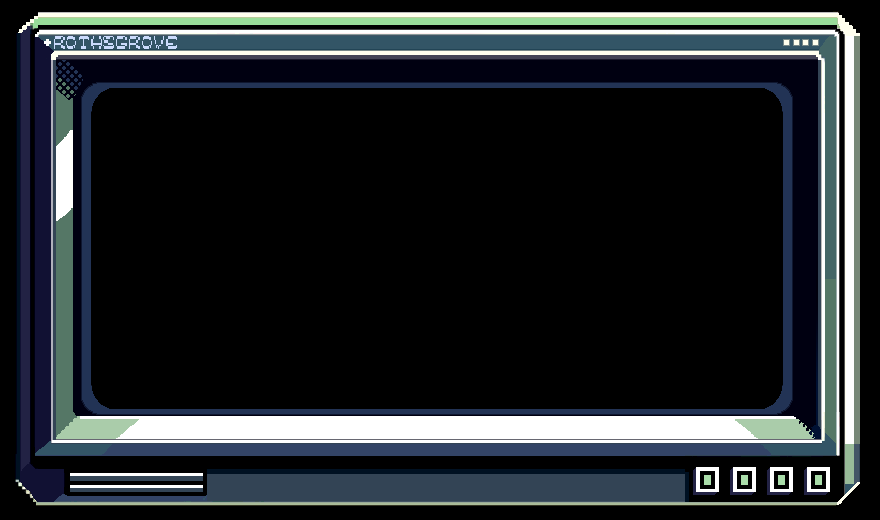
#> input picture space/assets/img/objects/terminal_screen.png, 880 x 520 px
$ python generate.py
#> lines starting #> are read from the running program, lines starting #| are printed output that depends on the picture; after the words box and inside, x2 and y2 are one past the last pixel; in counts of white or black regions, pixels touching at a corner belong together
"""Deterministic terminal bezel art. Does not change or import game code.

The original screen's connected black pixel region is protected verbatim.
All lettering and surface glyphs use the game's native 8x16 TeleSys cells.
"""
from collections import deque
import hashlib
import json
from pathlib import Path

import numpy as np
from PIL import Image, ImageDraw, ImageFont

ROOT = Path(__file__).resolve().parent
IMG = ROOT.parents[1]
SOURCE = IMG / "objects" / "terminal_screen.png"
FONT = IMG.parent / "fonts" / "TeleSys.ttf"
font = ImageFont.truetype(str(FONT), 16)

PALETTES = {
    "ship": dict(dark="#06100f", recess="#0b1a19", shadow="#10292c", face="#173c40",
                 mid="#28595b", edge="#50817b", light="#b1c9c3", white="#e2ecda",
                 accent="#77bfcf", dim="#155352", signal="#99dd99", warning="#cfc041"),
    "market": dict(dark="#16140c", recess="#242314", shadow="#343921", face="#484c2c",
                   mid="#666544", edge="#98875f", light="#c7bb8b", white="#eee4ba",
                   accent="#d7b75b", dim="#65603c", signal="#99ba80", warning="#c68a48"),
    "docking": dict(dark="#10171c", recess="#19232b", shadow="#24343c", face="#344650",
                    mid="#4d6469", edge="#738d8b", light="#b1c9c3", white="#e2e4cb",
                    accent="#e99f10", dim="#445c62", signal="#99bb99", warning="#a64a2e"),
}


def screen_mask(src):
    data=np.array(src)
    seen=np.zeros(data.shape[:2],dtype=bool)
    q=deque([(260,440)])
    seen[260,440]=True
    target=data[260,440]
    while q:
        y,x=q.popleft()
        for yy,xx in ((y-1,x),(y+1,x),(y,x-1),(y,x+1)):
            if 0<=xx<880 and 0<=yy<520 and not seen[yy,xx] and np.array_equal(data[yy,xx],target):
                seen[yy,xx]=True
                q.append((yy,xx))
    return seen


class Bezel:
    def __init__(self,kind,src,mask):
        self.kind=kind
        self.p=PALETTES[kind]
        self.src=src
        self.mask=mask
        self.im=Image.new("RGBA",src.size,(0,0,0,255))
        self.draw=ImageDraw.Draw(self.im)
        self.cells=[]

    def rect(self,box,color):
        self.draw.rectangle(box,fill=self.p.get(color,color))

    def line(self,points,color,width=1):
        self.draw.line(points,fill=self.p.get(color,color),width=width)

    def panel(self,box,color="face",chamfer=6):
        x0,y0,x1,y1=box
        c=chamfer
        pts=[(x0+c,y0),(x1-c,y0),(x1,y0+c),(x1,y1-c),
             (x1-c,y1),(x0+c,y1),(x0,y1-c),(x0,y0+c)]
        self.draw.polygon(pts,fill=self.p[color])
        self.line(pts[:3],"edge",2)
        self.line(pts[3:7],"dark",2)
        self.line([pts[7],pts[0]],"edge",2)

    def text(self,x,y,text,color="light",scale=1):
        # Literal glyph masks: no antialiasing or resampling except integer nearest.
        for index,ch in enumerate(text):
            assert 32<=ord(ch)<=126
            tile=Image.new("1",(8,16),0)
            d=ImageDraw.Draw(tile)
            d.fontmode="1"
            d.text((0,0),ch,font=font,fill=1)
            if scale!=1:
                tile=tile.resize((8*scale,16*scale),Image.Resampling.NEAREST)
            px=x+index*8*scale
            self.im.paste(self.p[color],(px,y),tile)
            self.cells.append(dict(x=px,y=y,glyph=ch,color=self.p[color],scale=scale))

    def screw(self,x,y):
        self.rect((x-4,y-3,x+4,y+3),"dark")
        self.rect((x-3,y-4,x+3,y+4),"dark")
        self.rect((x-3,y-2,x+2,y+2),"edge")
        self.line([(x-2,y),(x+2,y)],"recess")

    def glyph_panel(self,x,y,lines,color="dim"):
        for row,line in enumerate(lines):
            self.text(x,y+row*16,line,color)

    def keys(self,labels):
        for i,ch in enumerate(labels):
            x=704+i*32
            self.panel((x,458,x+25,488),"dark",3)
            self.rect((x+3,461,x+21,482),"mid")
            self.line([(x+3,461),(x+21,461),(x+21,479)],"light")
            self.text(x+8,464,ch,"white")

    def base(self):
        # Shared shell footprint; opening is carved from the exact source pixel mask.
        self.panel((16,12,860,505),"shadow",20)
        self.panel((24,18,852,497),"face",16)
        self.line([(40,18),(836,18),(850,32)],"light",2)
        self.line([(26,39),(26,479),(41,494)],"mid",3)
        self.line([(851,38),(851,480),(837,496),(44,496)],"dark",4)
        self.panel((38,28,837,74),"recess",6)
        self.line([(104,28),(805,28)],"edge")
        self.line([(104,72),(805,72)],"dark",2)

        # Thin character rails bind the NES shell to the terminal character language.
        self.text(104,16,"+"+"="*86+"+","dim")
        self.text(104,416,"+"+"-"*86+"+","edge")
        for y in range(112,401,16):
            self.text(64,y,":" if (y//16)%3 else "|","edge")
            self.text(800,y,":" if (y//16)%3 else "|","dim")

        # Exact rounded glass geometry, expressed as stepped pixel-distance bands.
        yy,xx=np.indices(self.mask.shape)
        dilations=[]
        for radius in (12,8,4,2):
            grown=np.zeros_like(self.mask)
            for dy in range(-radius,radius+1):
                for dx in range(-radius,radius+1):
                    if dx*dx+dy*dy>radius*radius:
                        continue
                    y0,y1=max(0,dy),min(520,520+dy)
                    x0,x1=max(0,dx),min(880,880+dx)
                    grown[y0:y1,x0:x1]|=self.mask[y0-dy:y1-dy,x0-dx:x1-dx]
            dilations.append(grown)
        pixels=np.array(self.im)
        for grown,color in zip(dilations,("dark","mid","recess","dark")):
            pixels[grown]=(*ImageColorRGB(self.p[color]),255)
        # A restrained upper-left glint; still no pixels enter the protected screen.
        rim=dilations[1] & ~dilations[2] & ((yy<95)|(xx<87))
        pixels[rim]=(*ImageColorRGB(self.p["edge"]),255)
        pixels[self.mask]=np.array(self.src)[self.mask]
        self.im=Image.fromarray(pixels)
        self.draw=ImageDraw.Draw(self.im)
        for x,y in ((40,34),(835,34),(40,483),(835,483)):
            self.screw(x,y)

    def ship(self):
        self.text(112,32,"SHIP TERMINAL","white",2)
        self.glyph_panel(592,32,["+-- NAV / COMMS --+","| : . + . : . : |"],"accent")
        self.glyph_panel(56,32,[" /\\ ","<||>"," \\/ "],"accent")
        # Narrow repeated ASCII ribs on the outside rails.
        for x in (32,816):
            for y in (112,208,304):
                self.panel((x-3,y-4,x+25,y+62),"recess",4)
                self.glyph_panel(x,y,["+-+","|:|","|:|","+-+"],"dim")
                self.text(x+8,y+16,"=","accent")
        self.panel((48,437,232,489),"recess",5)
        self.glyph_panel(64,440,[".---+---.   . : .", "| . | . | --+--*", "'---+---'   : . :"],"edge")
        self.text(104,456,"*","accent")
        self.panel((248,437,682,489),"shadow",6)
        self.text(264,440,"NAVIGATION / COMMUNICATIONS / SYSTEMS","light")
        self.text(264,464,"[::]--+--[::]--+--[::]--+--[::]","dim")
        self.line([(266,484),(652,484)],"mid",2)
        for x in range(272,656,16):
            self.rect((x,483,x+2,487),"edge")
        self.keys("+*:=")

    def market(self):
        self.text(112,32,"MARKET TERMINAL","white",2)
        self.glyph_panel(616,32,["+-- EXCHANGE --+","|::|::|::|::|::|"],"accent")
        self.glyph_panel(56,32,["/==\\","|$$|","\\==/"],"accent")
        # Brass register side plates with literal ledger ticks and engraved columns.
        for x in (32,816):
            self.panel((x-3,100,x+25,402),"recess",4)
            for y in range(112,385,16):
                self.text(x,y,"|=|" if y%48==16 else "|:|","dim")
            for y in (128,240,352):
                self.text(x+8,y,"$","accent")
        # A recessed paper/ledger cassette rendered as ASCII, not fake screen text.
        self.panel((48,437,240,490),"recess",5)
        self.glyph_panel(64,440,["+----+----+----+----+","|::::|::::|::::|::::|","+====+====+====+====+"],"edge")
        self.panel((256,437,682,489),"shadow",6)
        self.text(272,440,"TRADE / LEDGER / CARGO","light")
        self.text(272,464,"[$] :: [#] :: [=] :: [$] :: [#]","accent")
        for x in range(268,661,8):
            self.rect((x,486,x+1,487),"edge")
        self.keys("$#=+")
        for x in (52,792):
            self.line([(x,84),(x,414)],"mid",2)
            self.line([(x+3,84),(x+3,414)],"dark")

    def docking(self):
        self.text(112,32,"DOCKING TERMINAL","white",2)
        self.glyph_panel(640,32,["+-- PORT --+","|[ ] <> [ ]|"],"accent")
        self.glyph_panel(56,32,["[||]",">  <","[__]"],"accent")
        # Mechanical clamps plus ASCII caution bands; muted surfaces, amber marks.
        for x in (28,812):
            for y in (112,304):
                self.panel((x-3,y-10,x+33,y+87),"mid",6)
                self.rect((x+2,y-5,x+28,y+4),"accent")
                self.rect((x+2,y+68,x+28,y+77),"accent")
                self.glyph_panel(x+4,y+8,["[|]","[|]","[|]"],"dark")
                self.text(x+4,y+56,"///","warning")
        self.panel((48,437,248,490),"recess",4)
        self.glyph_panel(64,440,["+---+         +---+","| : | >  <  > | : |","+---+         +---+"],"edge")
        self.text(112,456,">  <","accent")
        self.panel((264,437,682,489),"shadow",5)
        self.text(280,440,"APPROACH / BERTH / DEPART","light")
        self.text(280,464,"////  [|]---[  ]---[|]  ////","accent")
        self.keys("[]<>")
        for x in (80,752):
            self.text(x,80,"/////","accent")
            self.text(x,400,"/////","dim")

    def finish(self):
        self.base()
        getattr(self,self.kind)()
        pixels=np.array(self.im)
        # Pixel lock applied after every decoration, guaranteeing zero encroachment.
        pixels[self.mask]=np.array(self.src)[self.mask]
        self.im=Image.fromarray(pixels)
        return self.im


def ImageColorRGB(value):
    return tuple(int(value[i:i+2],16) for i in (1,3,5))


def main():
    source=Image.open(SOURCE).convert("RGBA")
#> source is the input picture: PIL image 880x520 RGBA; mean R, G, B, A 35.2, 39.9, 43.2, 255
    assert source.size==(880,520)
    mask=screen_mask(source)
#> in screen_mask, `target=data[260,440]`: target = [0, 0, 0, 255]
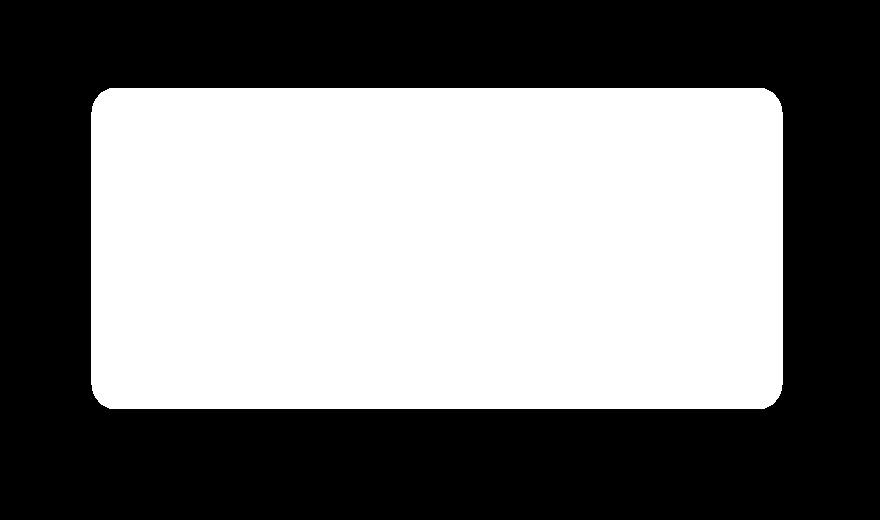
#> mask: shape (520, 880) bool; 48.4% white; 1 white region, box (x1, y1, x2, y2) and area: (91, 88, 783, 409) 221580
    ys,xs=np.where(mask)
    assert (xs.min(),ys.min(),xs.max(),ys.max())==(91,88,782,408)
    original=np.array(source)
    records=[]
    for kind in PALETTES:
        bezel=Bezel(kind,source,mask)
        result=bezel.finish()
        data=np.array(result)
        assert np.array_equal(data[mask],original[mask])
        assert np.array_equal(data[:,:,3],original[:,:,3])
        # Same exact screen boundary, not just black pixels copied into a larger hole.
        assert np.array_equal(screen_mask(result),mask)
        target=ROOT/kind/"terminal_screen.png"
        target.parent.mkdir(parents=True,exist_ok=True)
        result.save(target)
        (ROOT/kind/"glyphs.json").write_text(json.dumps(bezel.cells,indent=2)+"\n",encoding="utf-8")
        records.append(dict(file=f"{kind}/terminal_screen.png",size=list(result.size),mode=result.mode,
                            colors=len(np.unique(data.reshape(-1,4),axis=0)),
                            glyph_count=len(bezel.cells),screen_pixels_unchanged=True,
                            screen_boundary_unchanged=True,alpha_channel_unchanged=True,
                            sha256=hashlib.sha256(target.read_bytes()).hexdigest()))
#> this loop made 3 passes
#> pass 1, in base, `pixels=np.array(self.im)`:
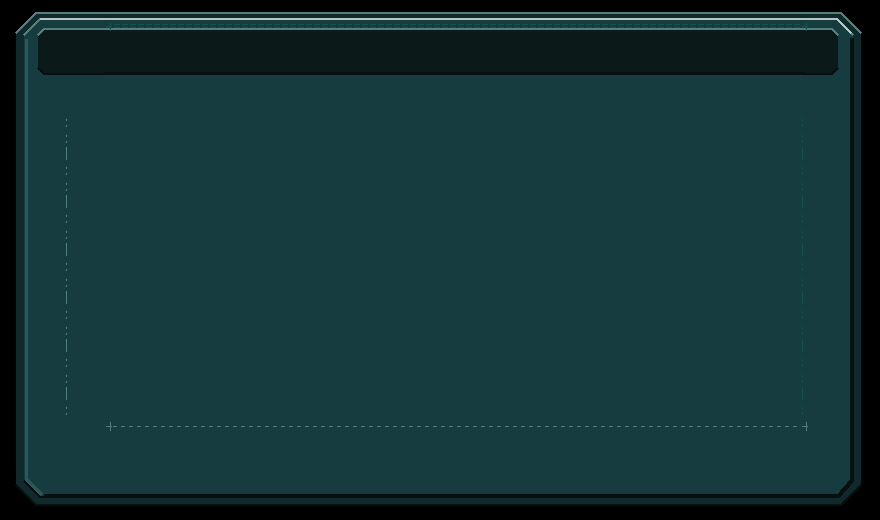
#> pixels: shape (520, 880, 4); mean R, G, B, A 20.6, 51.9, 54.9, 255
#> pass 1, in base, `self.im=Image.fromarray(pixels)`:
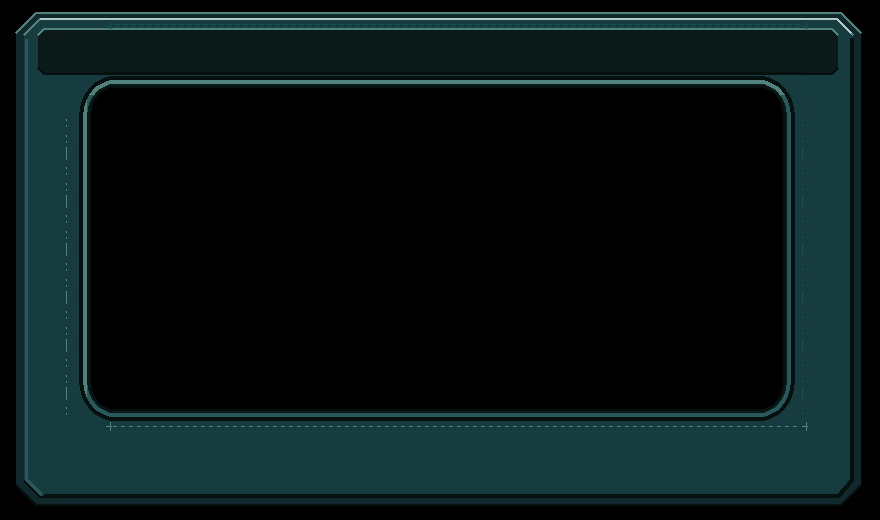
#> self.im: PIL image 880x520 RGBA; mean R, G, B, A 9.5, 22.2, 23, 255
#> pass 1, in finish, `pixels=np.array(self.im)`:
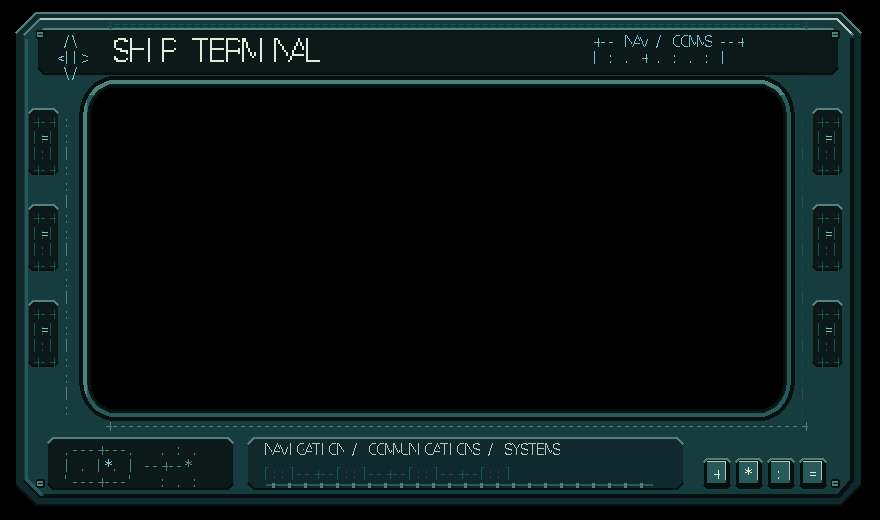
#> pixels: shape (520, 880, 4); mean R, G, B, A 9.9, 21.2, 21.6, 255
#> after the loop:
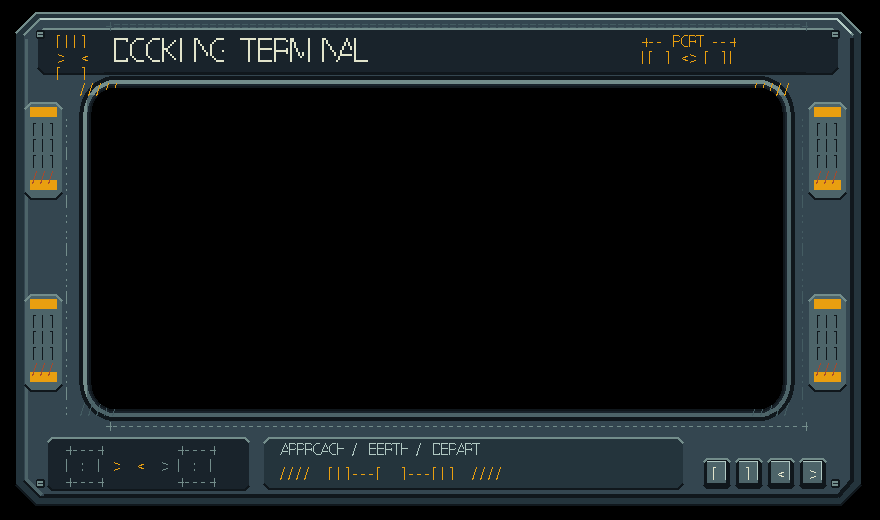
#> data: shape (520, 880, 4); mean R, G, B, A 20.9, 26.8, 28.8, 255
#> after the loop, records = 3 items
    report=dict(source=str(SOURCE),source_sha256=hashlib.sha256(SOURCE.read_bytes()).hexdigest(),
                screen_bounds_xyxy_exclusive=[91,88,783,409],screen_pixel_count=int(mask.sum()),
                font=str(FONT),font_size=16,native_glyph_cell=[8,16],antialiasing=False,
                outputs=records)
#> report = 9 items
    (ROOT/"validation.json").write_text(json.dumps(report,indent=2)+"\n",encoding="utf-8")
    print(json.dumps(report,indent=2))
#> (printed output is left out)


if __name__=="__main__":
    main()
